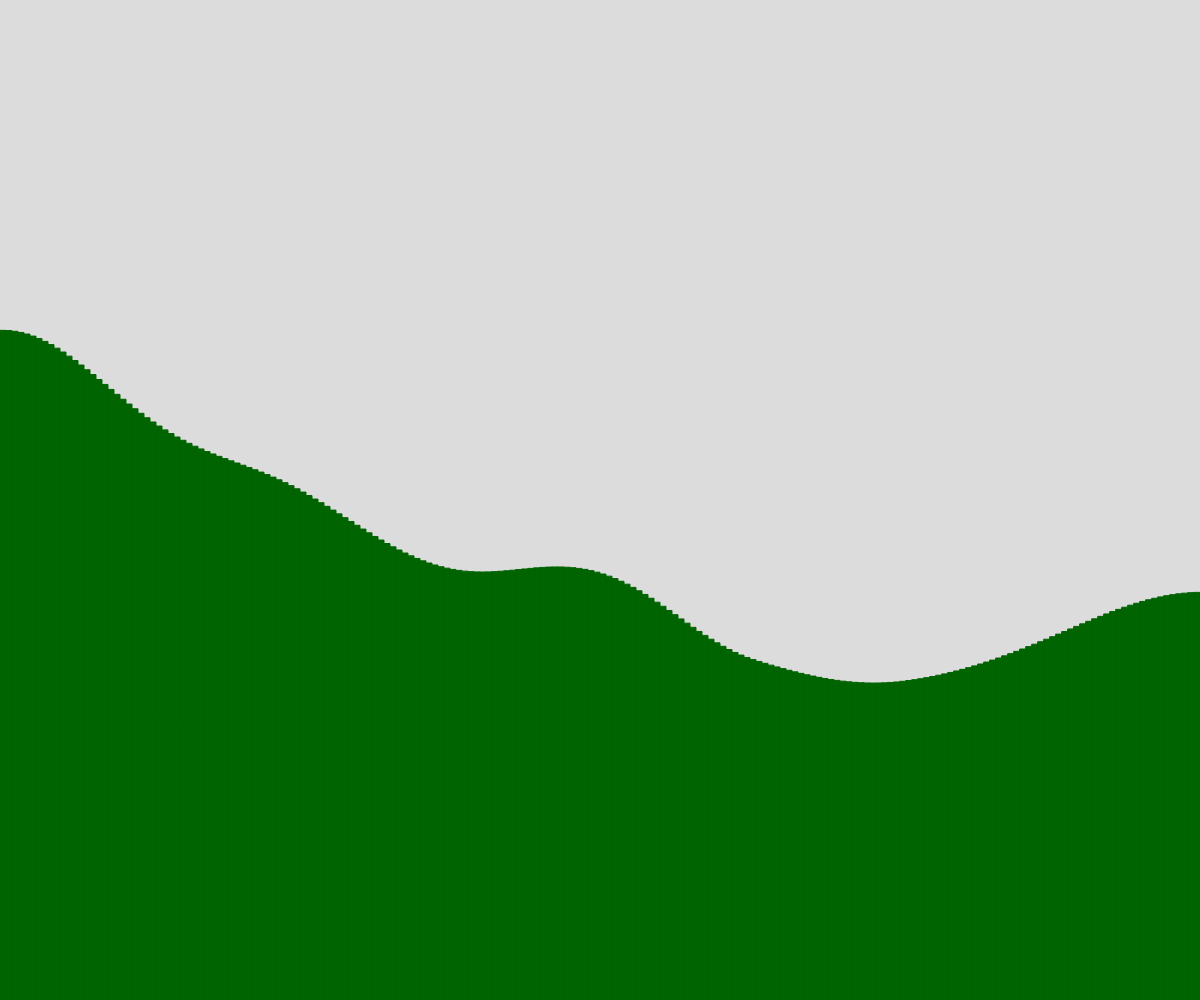
Frame 1 (no input)
Frame 60 (no input): identical to frame 1, image omitted
Frame 120 (the mouse pressed at the canvas centre since frame 60): identical to frame 1, image omitted

The p5.js sketch that drew this single still picture (run headless with seeded random() and noise() and a simulated clock; from frame 60 on, the mouse is pressed at the canvas centre):

// p5.js sketch
// ── sketch.js
// terrain demo (perlin noice, for loops, obj. notation)

let terrain = [];
const NUMBER_OF_RECT = 200;


async function setup() {
  createCanvas(windowWidth, windowHeight);
  generateTerrain ();
}

function draw() {
  background(220);

  fill("darkgreen");
  stroke("darkgreen");

  for ( let theRect of terrain){
    rect(theRect.x,theRect.y,theRect.w,theRect.h);
  }
}

function generateTerrain(){
  let theWidth = width/NUMBER_OF_RECT;
  let time = 0;
  let deltaTime =  0.005;
  for (let i = 0; i < NUMBER_OF_RECT; i ++) {
    let theHeight = noise(time)*height;
    let someRect = spawnRect(theWidth * i, theWidth, theHeight);
    terrain.push(someRect);
    time += deltaTime;
  }
}

function spawnRect(leftSide, rectWidth, rectHeight){

  let theRect = {
    x: leftSide,
    y: height-rectHeight,
    w: rectWidth,
    h: rectHeight,
  };

  return theRect;

}
